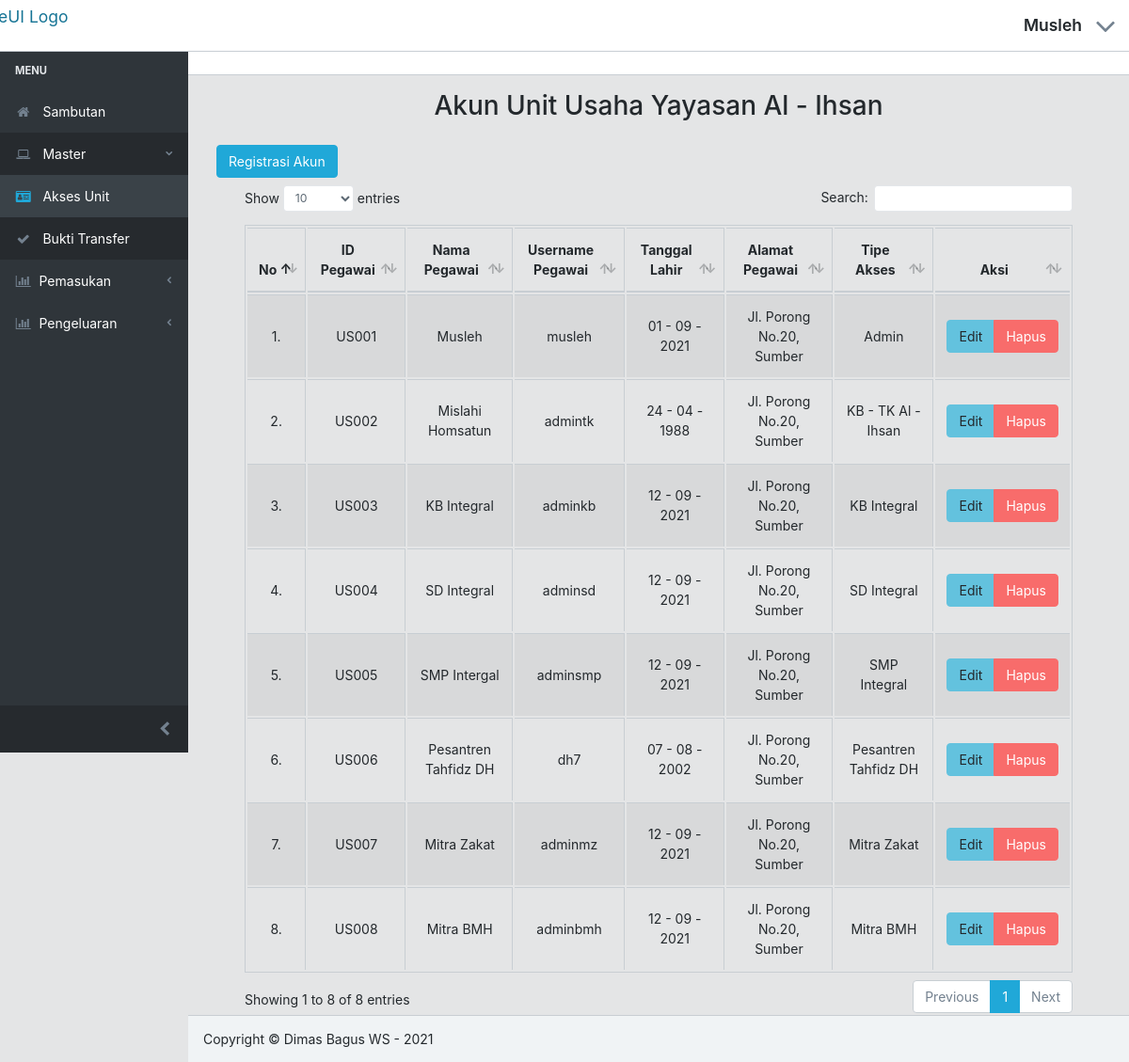
Screenshot of /admin/KelolaAkun_pegawai.php (signed in) with the database file from the repository.
### tables this page shows
CREATE TABLE `db_user` (
  `id_user` varchar(25) NOT NULL,
  `nama` varchar(50) NOT NULL,
  `tgl_lahir` date NOT NULL,
  `alamat` varchar(25) NOT NULL,
  `username` varchar(25) NOT NULL,
  `password` varchar(256) NOT NULL,
  `akses` int(1) NOT NULL
);

CREATE TABLE `db_akses` (
  `akses` int(1) NOT NULL,
  `nama_akses` varchar(25) DEFAULT NULL
);

### admin/fungsi.php (called while the page is built, shortened)
<?php
    include "../koneksi/koneksi.php";
    function query($query_kedua){
        global $koneksi;
        $result = mysqli_query($koneksi, $query_kedua);
        $rows = [];
        while ($data = mysqli_fetch_assoc($result)) {
            $rows[] = $data;
        }
        return $rows;
    }
?>

### admin/KelolaAkun_pegawai.php (the view, shortened to what this page needs)
<?php
    include "../admin/template/header.php";
    include "../admin/template/menu.php";
    include "../admin/template/lokasi.php";
    include "../admin/fungsi.php";
    $db_user= query("SELECT a.id_user, a.nama, a.tgl_lahir, a.alamat, a.username, b.nama_akses  FROM db_user a
    INNER JOIN db_akses b ON a.akses = b.akses ");
    ?>
<div class="container-fluid">
    <h2 align="center" class="pt-3 pb-3">Akun Unit Usaha Yayasan Al - Ihsan</h2>
    <div class="row justify-content-center">
        <div class="col-sm-12 col-lg-12 ">
            <a href="registrasi_pegawai.php" class="btn btn-primary mb-2">Registrasi Akun</a>
            <table class="table table-striped table-hover table-bordered table-align-middle" id="data">
                <thead >
                    <tr align="center">
                        <th>No</th>
                        <th width="90px">ID Pegawai</th>
                        <th width="180px">Nama Pegawai</th>
                        <th width="110px">Username Pegawai</th>
                        <th width="120px">Tanggal Lahir </th>
                        <th width="200px">Alamat Pegawai</th>
                        <th width="200px">Tipe Akses</th>
                        <th>Aksi</th>
                    </tr>
                </thead>
                <tbody>
                    <?php
                    $i = 1;
                    foreach ($db_user as $data) {
                        ?>
                <tr align="center">
                    <td><?=$i++?>.</td>
                    <td><?=$data['id_user']?></td>
                    <td><?=$data['nama']?></td>
                    <td><?=$data['username']?></td>
                    <td><?php echo date('d - m - Y', strtotime($data["tgl_lahir"]));?></td>
                    <td><?=$data['alamat']?></td>
                    <td><?=$data['nama_akses']?></td>
                    <td>
                        <div class="btn-group">
                            <a href="EditAkun_pegawai.php?id=<?=$data['id_user']?>"  class="btn btn-info">Edit</a>
                            <a href="DeleteAkun_pegawai.php?id=<?=$data['id_user']?>" onclick="return confirm('Apakah anda ingin menghapus data ini ?')" class="btn btn-danger">Hapus</a>
                        </div>
                    </td>
                </tr>
                    <?php } ?>
                </tbody>
                </table>
            </div>
        </div>
    </div>
<?php
    include "template/footer.php";
?>

### admin/template/header.php (shortened to what this page needs)
<!DOCTYPE html>
<html lang="en">
<head>
  <link href="../assets/vendors/css/flag-icon.min.css" rel="stylesheet">
  <link href="../assets/vendors/css/font-awesome.min.css" rel="stylesheet">
  <link href="../assets/vendors/css/simple-line-icons.css" rel="stylesheet">
  <link rel="stylesheet" href="../assets/css/datatables.min.css">
  <link href="../assets/css/style.min.css" rel="stylesheet">
  <link href="../assets/css/costum.css" rel="stylesheet">
  <link href="../assets/css/pace.min.css" rel="stylesheet">
</head>
<body class="app header-fixed sidebar-fixed aside-menu-fixed sidebar-lg-show">
  <header class="app-header navbar">
    <a class="navbar-brand" href="./">
      <img class="navbar-brand-full" src="../assets/img/Icon_besar.png" padding = "30" width="250" height="45" alt="CoreUI Logo">
    </a>
    <ul class="nav navbar-nav ml-auto">
      <font class="text-value-sm">
        <?=$_SESSION['nama']?>
      </font>
      <li class="nav-item dropdown">
        <a class="nav-link" data-toggle="dropdown" href="#" role="button" aria-haspopup="true" aria-expanded="false">
          <span class="fa fa-angle-down" style="font-size: 35px;"></span>
        </a>
      </li>
    </ul>
  </header>

### admin/template/menu.php (shortened to what this page needs)
<div class="app-body">
    <div class="sidebar">
      <nav class="sidebar-nav">
        <ul class="nav">
          <li class="nav-title">Menu</li>
          <li class="nav-item">
            <a class="nav-link" href="index.php">
              <i class="nav-icon fa fa-home"></i> Sambutan</a>
          </li>
          <li class="nav-item nav-dropdown">
            <a class="nav-link nav-dropdown-toggle" href="#">
              <i class="nav-icon fa fa-laptop"></i> Master</a>
            <ul class="nav-dropdown-items">
              <li class="nav-item">
                  <a class="nav-link" href="KelolaAkun_pegawai.php">
                  <i class="nav-icon fa fa-id-card"></i> Akses Unit</a>
              </li>
              <li class="nav-item">
                  <a class="nav-link" href="Kelola_Buktitransfer.php">
                  <i class="nav-icon fa fa-check"></i> Bukti Transfer</a>
              </li>
            </ul>
          </li>
          <li class="nav-item nav-dropdown">
              <a class="nav-link nav-dropdown-toggle" href="#">
                <i class="nav-icon fa fa-bar-chart"></i>Pemasukan</a>
          </li>
          <li class="nav-item nav-dropdown">
              <a class="nav-link nav-dropdown-toggle" href="#">
                <i class="nav-icon fa fa-bar-chart"></i>Pengeluaran</a>
          </li>
        </ul>
      </nav>
      <button class="sidebar-minimizer brand-minimizer" type="button"></button>
    </div>

### admin/template/lokasi.php
<main class="main">
      <ol class="breadcrumb" style="margin-bottom: auto">
      </ol>

### admin/template/footer.php (shortened to what this page needs)
</main>
</div>
<footer class="app-footer">
    <div>
      <span>Copyright &copy; Dimas Bagus WS - 2021</span>
    </div>
  </footer>
</body>
</html>

### rows the page displays
db_user: id_user "US001", nama "Musleh", username "musleh", tgl_lahir "01 - 09 - 2021", alamat "Jl. Porong No.20, Sumber", akses.nama_akses "Admin"
db_user: id_user "US002", nama "Mislahi Homsatun", username "admintk", tgl_lahir "24 - 04 - 1988", alamat "Jl. Porong No.20, Sumber", akses.nama_akses "KB - TK Al - Ihsan"
db_user: id_user "US003", nama "KB Integral", username "adminkb", tgl_lahir "12 - 09 - 2021", alamat "Jl. Porong No.20, Sumber", akses.nama_akses "KB Integral"
db_user: id_user "US004", nama "SD Integral", username "adminsd", tgl_lahir "12 - 09 - 2021", alamat "Jl. Porong No.20, Sumber", akses.nama_akses "SD Integral"
db_user: id_user "US005", nama "SMP Intergal", username "adminsmp", tgl_lahir "12 - 09 - 2021", alamat "Jl. Porong No.20, Sumber", akses.nama_akses "SMP Integral"
db_user: id_user "US006", nama "Pesantren Tahfidz DH", username "dh7", tgl_lahir "07 - 08 - 2002", alamat "Jl. Porong No.20, Sumber", akses.nama_akses "Pesantren Tahfidz DH"
db_user: id_user "US007", nama "Mitra Zakat", username "adminmz", tgl_lahir "12 - 09 - 2021", alamat "Jl. Porong No.20, Sumber", akses.nama_akses "Mitra Zakat"
db_user: id_user "US008", nama "Mitra BMH", username "adminbmh", tgl_lahir "12 - 09 - 2021", alamat "Jl. Porong No.20, Sumber", akses.nama_akses "Mitra BMH"

### other values shown
$_SESSION['nama'] "Musleh"
